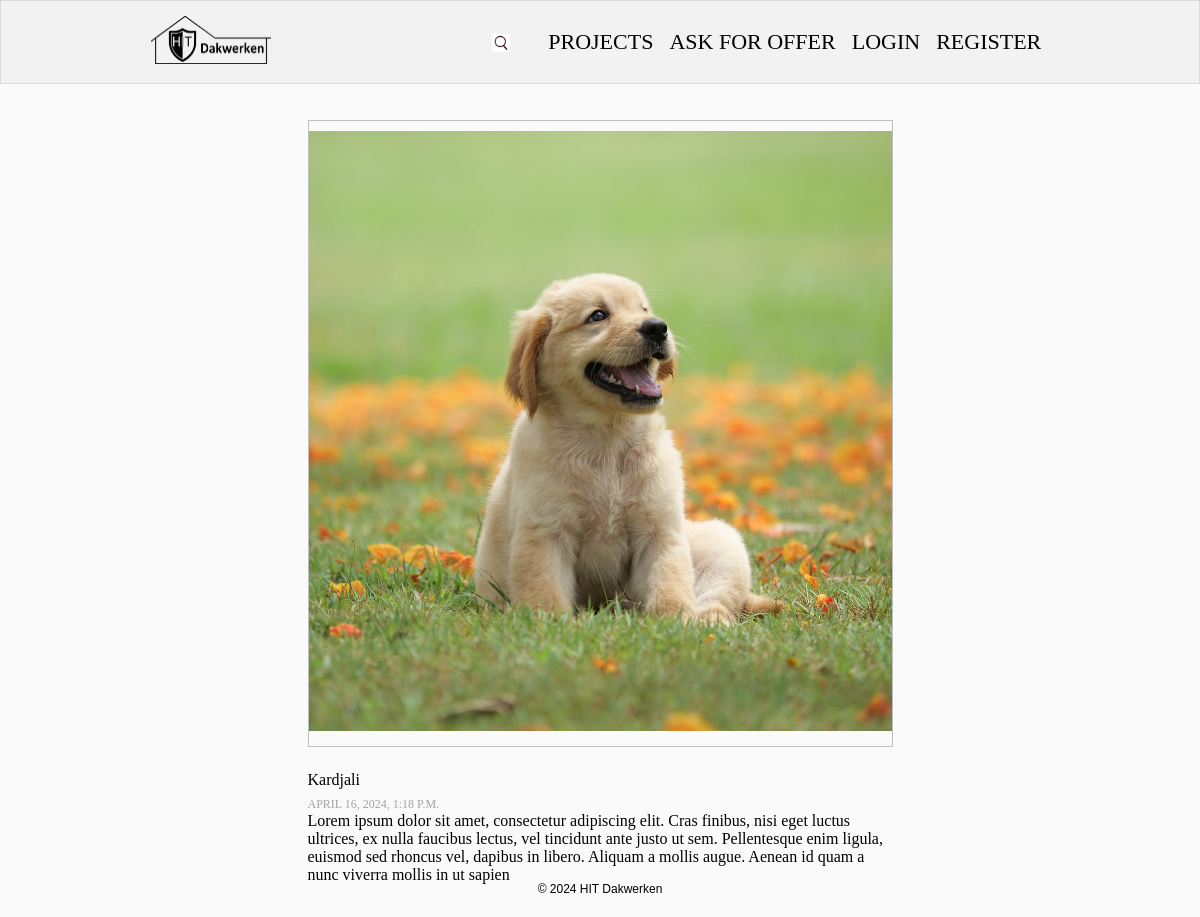
Page /projects/details/2/ on the committed database.
### hit_dakwerken/project/models.py (models this page shows)
class Project(models.Model):
    MAX_DESCRIPTION = 300
    MIN_DESCRIPTION = 10
    MAX_LOCATION = 30
    MAX_PHOTO_SIZE = 5.0
    photo = models.ImageField(
        upload_to='projects/',
        validators=(MaxImageSizeValidator(MAX_PHOTO_SIZE),),
        null=False,
        blank=True
    )
    description = models.TextField(
        validators=(
            MinLengthValidator(MIN_DESCRIPTION),
        ),
        max_length=MAX_DESCRIPTION,
        blank=False,
        null=False,
    )
    location = models.CharField(
        max_length=MAX_LOCATION,
        blank=False,
        null=False,
    )
    finish_date = models.DateTimeField(
        blank=True,
        null=True,
    )
    date_of_publication = models.DateTimeField(
        auto_now=True,
        blank=False,
        null=False,
    )

### hit_dakwerken/project/views.py (the view)
# urls.py: path('details/<int:pk>/', ProjectDetailView.as_view(), name='project details'),
class ProjectDetailView(DetailView):
    template_name = 'project/project-details.html'
    model = Project

### templates/project/project-details.html
{% extends 'base.html' %}
{% load static %}
{% block content %}
    <div class="container">
        <div class="col-9">
            <div class="card">
                <div class="imgBx" id="{{ project.pk }}">
                    <img src="/media/{{ project.photo }}" alt="post" class="cover">
                </div>
            </div>
            <div class="bottom">
                <p class="pet-details">{{ project.location }}</p>
                <h5 class="postTime">{{ project.finish_date }}</h5>
                <p class="pet-details">{{ project.description }}</p>
            </div>
        </div>
    </div>
{% endblock %}

### staticfiles/css/home.css (style rules this page uses)
* { margin: 0; padding: 0; box-sizing: border-box; }
body { background: #fafafa; min-height: 100vh; }
.container { padding: 15px 0; width: 75%; display: flex; align-items: center; justify-content: space-between; }
main .container { position: relative; margin-top: 60px; width: 75%; display: flex; align-items: flex-start; justify-content: space-between; }
.col-9 { width: 65%; margin: 5% auto -20px; }
.col-9 .card { margin-bottom: 20px; position: relative; width: 100%; display: inline-block; border: 1px solid rgba(7, 7, 7, 0.24); }
.cover { position: absolute; top: 0; left: 0; width: 100%; height: 100%; object-fit: cover; }
.imgBx { position: relative; width: 100%; min-height: 600px; margin: 10px 0 15px; }
.postTime { margin-top: 8px; font-weight: lighter; cursor: default; color: rgb(163, 163, 163); font-size: 12px; text-transform: uppercase; }

### rows in the picture
Project: photo (picture), location "Kardjali", finish_date "APRIL 16, 2024, 1:18 P.M.", description "Lorem ipsum dolor sit amet, consectetur adipiscing elit. Cras finibus, nisi eget luctus ultrices, ex nulla faucibus lectus, vel tincidunt ante justo ut sem. Pellentesque enim ligula, euismod sed rhoncus vel, dapibus in libero. Aliquam a mollis augue. Aenean id quam a nunc viverra mollis in ut sapien"
